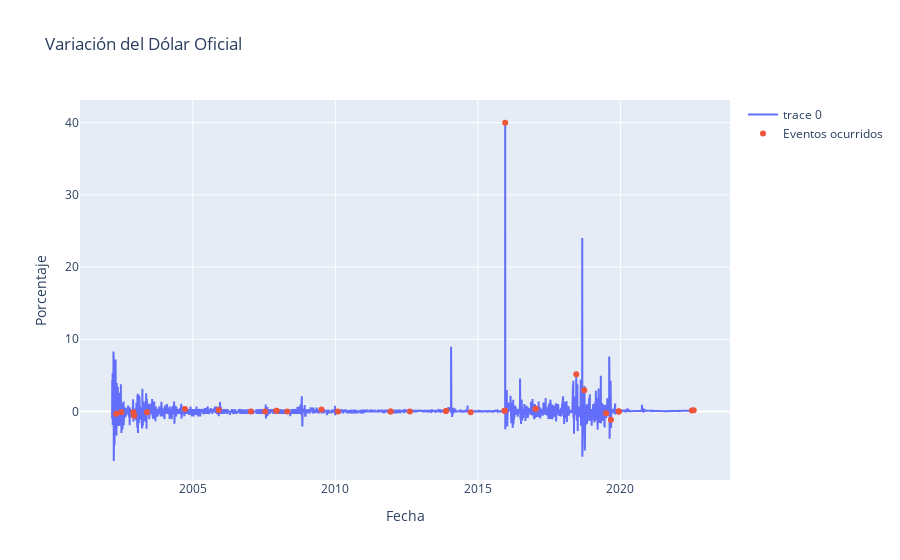

Notebook cell for this chart:
### Code cell
fig = go.Figure()
fig.add_trace(go.Scatter(x = table['fecha'], y = table['do_var'], mode='lines'))
fig.add_trace(go.Scatter(x = eventos['fecha'], y = eventos['do_var'], mode='markers', name='Eventos ocurridos'))
fig.update_layout(
    title='Variación del Dólar Oficial',
    xaxis_title = 'Fecha',
    yaxis_title = 'Porcentaje')

### Figure 1 — Plotly figure (JSON) as saved in the notebook; plotly's stock layout.template omitted (floating-point values rounded to 4 significant figures; data arrays with more than 128 entries replaced by an {"elided": "..."} marker saying what was removed)
{"data": [{"mode": "lines", "type": "scatter", "x": {"elided": "7468 str values"}, "y": {"elided": "7468 float values"}}, {"mode": "markers", "name": "Eventos ocurridos", "type": "scatter", "x": ["2002-04-27T00:00:00", "2002-07-01T00:00:00", "2002-12-02T00:00:00", "2002-12-11T00:00:00", "2002-12-11T00:00:00", "2003-05-25T00:00:00", "2004-09-24T00:00:00", "2005-11-28T00:00:00", "2007-01-16T00:00:00", "2007-07-17T00:00:00", "2007-12-10T00:00:00", "2007-12-10T00:00:00", "2008-04-25T00:00:00", "2009-07-08T00:00:00", "2010-02-03T00:00:00", "2011-12-10T00:00:00", "2011-12-10T00:00:00", "2012-08-13T00:00:00", "2013-11-18T00:00:00", "2013-11-18T00:00:00", "2014-10-01T00:00:00", "2015-12-10T00:00:00", "2015-12-10T00:00:00", "2015-12-10T00:00:00", "2015-12-17T00:00:00", "2017-01-10T00:00:00", "2017-01-10T00:00:00", "2018-06-14T00:00:00", "2018-09-25T00:00:00", "2019-07-01T00:00:00", "2019-09-01T00:00:00", "2019-12-10T00:00:00", "2019-12-10T00:00:00", "2019-12-10T00:00:00", "2022-07-04T00:00:00", "2022-07-28T00:00:00"], "y": [-0.3279, -0.08787, -0.09276, -0.5666, -0.5666, -0.1155, 0.3344, 0.2235, 0, 0, 0.1063, 0.1063, 0, 0.2632, 0, 0, 0, 0, 0.05559, 0.05559, -0.1182, 0.1027, 0.1027, 0.1027, 39.98, 0.3795, 0.3795, 5.169, 2.949, -0.2446, -1.136, 0.01668, 0.01668, 0.01668, 0.1537, 0.1834]}], "layout": {"title": {"text": "Variación del Dólar Oficial"}, "xaxis": {"title": {"text": "Fecha"}}, "yaxis": {"title": {"text": "Porcentaje"}}}}
